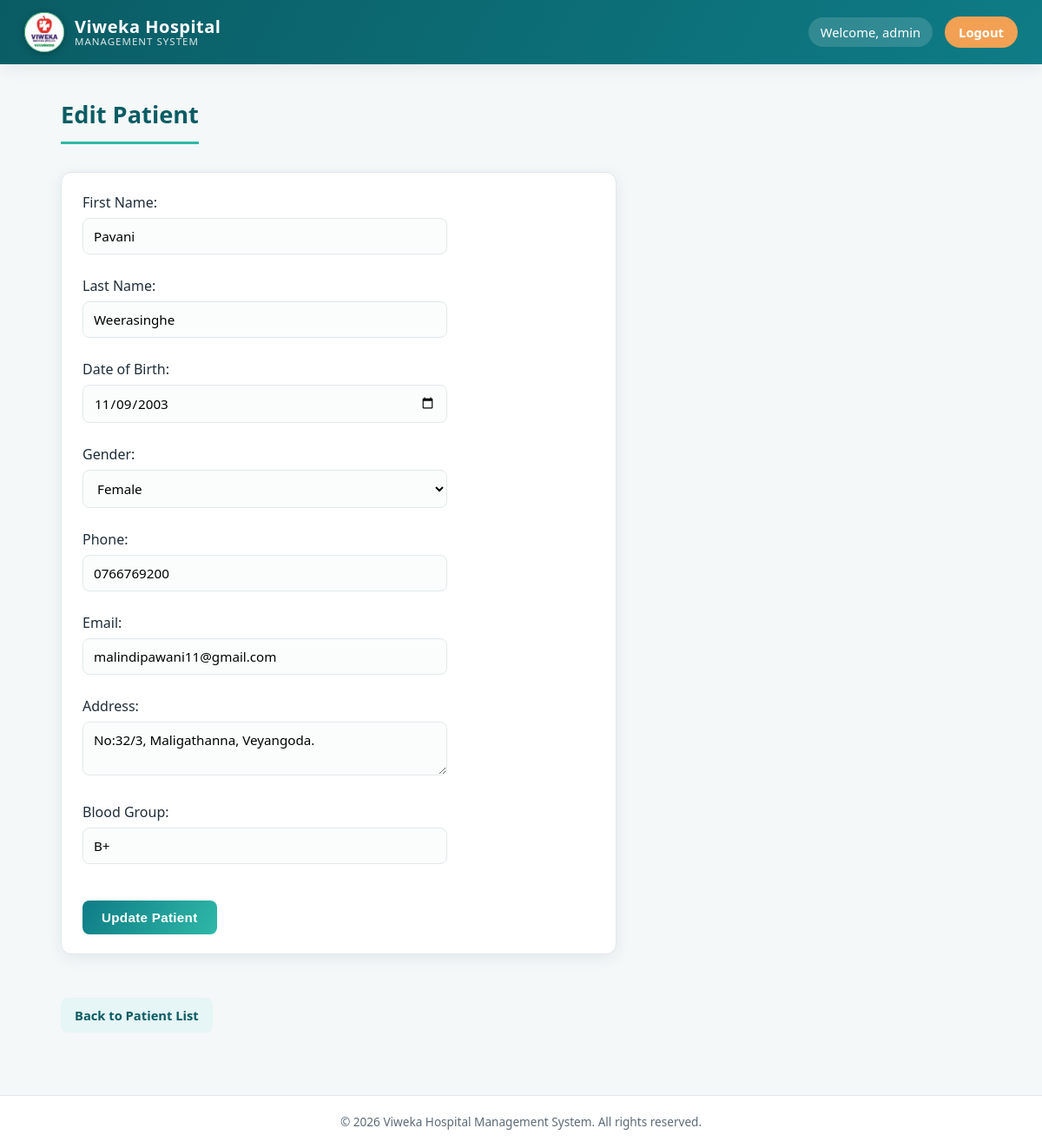
The page /edit_patient.php?id=1 (signed in) on the database its author committed.
### tables this page shows
CREATE TABLE `patients` (
  `patient_id` int(11) NOT NULL,
  `first_name` varchar(100) NOT NULL,
  `last_name` varchar(100) NOT NULL,
  `dob` date DEFAULT NULL,
  `gender` varchar(20) DEFAULT NULL,
  `phone` varchar(20) DEFAULT NULL,
  `email` varchar(100) DEFAULT NULL,
  `address` text DEFAULT NULL,
  `blood_group` varchar(10) DEFAULT NULL,
  `created_at` timestamp NOT NULL DEFAULT current_timestamp()
);

### edit_patient.php (the view, shortened to what this page needs)
<?php
include "db.php";
$id = $_GET['id'];
$sql = "SELECT * FROM patients WHERE patient_id = $id";
$result = $conn->query($sql);
$patient = $result->fetch_assoc();
?>
<!DOCTYPE html>
<html>
<head>
    <link rel="stylesheet" href="css/style.css">
</head>
<body>
<?php include __DIR__ . '/includes/header.php'; ?>
<main class="page-wrapper">
<h1>Edit Patient</h1>
<form action="update_patient.php" method="POST">
    First Name:<br>
    <input type="text"
           name="first_name"
           value="<?php echo $patient['first_name']; ?>"
           required>
    <br><br>
    Last Name:<br>
    <input type="text"
           name="last_name"
           value="<?php echo $patient['last_name']; ?>"
           required>
    <br><br>
    Date of Birth:<br>
    <input type="date"
           name="dob"
           value="<?php echo $patient['dob']; ?>">
    <br><br>
    Gender:<br>
    <select name="gender">
        <option value="Female"
        <?php if($patient['gender']=="Female") echo "selected"; ?>>
        Female
        </option>
    </select>
    <br><br>
    Phone:<br>
    <input type="text"
           name="phone"
           value="<?php echo $patient['phone']; ?>">
    <br><br>
    Email:<br>
    <input type="email"
           name="email"
           value="<?php echo $patient['email']; ?>">
    <br><br>
    Address:<br>
    <textarea name="address"><?php echo $patient['address']; ?></textarea>
    <br><br>
    Blood Group:<br>
    <input type="text"
           name="blood_group"
           value="<?php echo $patient['blood_group']; ?>">
    <br><br>
    <button type="submit">Update Patient</button>
</form>
<br>
<a href="view_patients.php">Back to Patient List</a>
</main>
<?php include __DIR__ . '/includes/footer.php'; ?>
</body>
</html>

### css/style.css (style rules this page uses)
:root { --primary: #0e7c86; --primary-dark: #0a5c64; --primary-light: #e6f5f6; --accent: #2fb8a8; --accent-2: #f2a154; --success: #1f9d55; --success-bg: #e8f8ee; --danger: #d64545; --danger-bg: #fdecec; --text-dark: #1f2d3a; --text-muted: #5c6b78; --bg: #f4f8f9; --card-bg: #ffffff; --border: #e1e8ea; --radius: 12px; --shadow: 0 4px 18px rgba(16, 42, 47, 0.08); --shadow-lg: 0 12px 32px rgba(16, 42, 47, 0.14); --font: 'Segoe UI', 'Poppins', Arial, sans-serif; }
* { box-sizing: border-box; }
html, body { margin: 0; padding: 0; font-family: var(--font); background: var(--bg); color: var(--text-dark); line-height: 1.5; }
.page-wrapper { max-width: 1100px; margin: 28px auto 60px; padding: 0 20px; min-height: 60vh; }
h1 { color: var(--primary-dark); font-size: 1.7rem; margin: 10px 0 18px; border-bottom: 3px solid var(--accent); padding-bottom: 10px; display: inline-block; }
a { color: var(--primary); text-decoration: none; }
.card, form, table { background: var(--card-bg); border-radius: var(--radius); box-shadow: var(--shadow); }
form { padding: 22px 24px; margin: 14px 0 22px; border: 1px solid var(--border); max-width: 640px; }
.page-wrapper > a { display: inline-block; margin: 4px 10px 12px 0; padding: 9px 16px; background: var(--primary-light); color: var(--primary-dark); border-radius: 8px; font-weight: 600; font-size: 0.92rem; transition: background 0.15s ease, transform 0.15s ease; }
input, select, textarea { width: 100%; max-width: 420px; padding: 10px 12px; margin-top: 6px; border: 1px solid var(--border); border-radius: 8px; font-size: 0.95rem; font-family: inherit; background: #fbfdfd; transition: border-color 0.15s ease, box-shadow 0.15s ease; }
button, input[type=submit], .btn { display: inline-block; margin-top: 18px; padding: 11px 22px; background: linear-gradient(120deg, var(--primary), var(--accent)); color: #fff; border: none; border-radius: 8px; font-size: 0.95rem; font-weight: 700; letter-spacing: 0.3px; cursor: pointer; transition: transform 0.15s ease, box-shadow 0.15s ease; text-decoration: none; }

### rows shown on the page
patients: first_name "Pavani", last_name "Weerasinghe", dob "11/09/2003", gender "Female", phone "0766769200", email "malindipawani11@gmail.com", address "No:32/3, Maligathanna, Veyangoda.", blood_group "B+"

### other values the page prints
$__viweka_username "admin"
